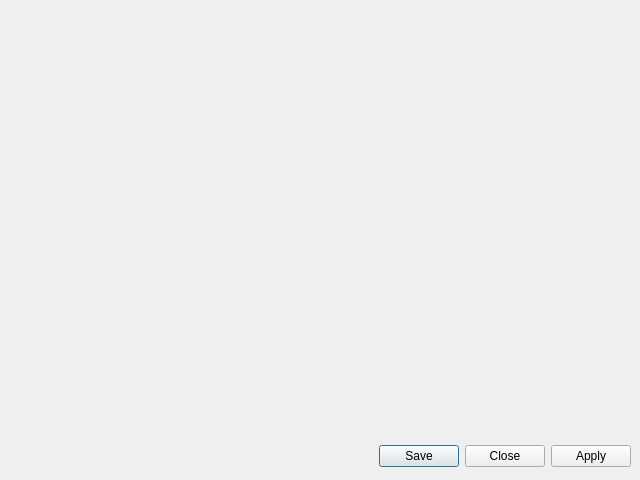
<?xml version="1.0" encoding="UTF-8"?>
<ui version="4.0">
 <class>codeSignInConfigDlg</class>
 <widget class="QDialog" name="codeSignInConfigDlg">
  <property name="geometry">
   <rect>
    <x>0</x>
    <y>0</y>
    <width>640</width>
    <height>480</height>
   </rect>
  </property>
  <property name="windowTitle">
   <string>Dialog</string>
  </property>
  <widget class="QDialogButtonBox" name="buttonBox">
   <property name="geometry">
    <rect>
     <x>10</x>
     <y>440</y>
     <width>621</width>
     <height>32</height>
    </rect>
   </property>
   <property name="orientation">
    <enum>Qt::Horizontal</enum>
   </property>
   <property name="standardButtons">
    <set>QDialogButtonBox::Apply|QDialogButtonBox::Close|QDialogButtonBox::Save</set>
   </property>
   <property name="centerButtons">
    <bool>false</bool>
   </property>
  </widget>
 </widget>
 <resources/>
 <connections>
  <connection>
   <sender>buttonBox</sender>
   <signal>accepted()</signal>
   <receiver>codeSignInConfigDlg</receiver>
   <slot>accept()</slot>
   <hints>
    <hint type="sourcelabel">
     <x>248</x>
     <y>254</y>
    </hint>
    <hint type="destinationlabel">
     <x>157</x>
     <y>274</y>
    </hint>
   </hints>
  </connection>
  <connection>
   <sender>buttonBox</sender>
   <signal>rejected()</signal>
   <receiver>codeSignInConfigDlg</receiver>
   <slot>reject()</slot>
   <hints>
    <hint type="sourcelabel">
     <x>316</x>
     <y>260</y>
    </hint>
    <hint type="destinationlabel">
     <x>286</x>
     <y>274</y>
    </hint>
   </hints>
  </connection>
 </connections>
</ui>
